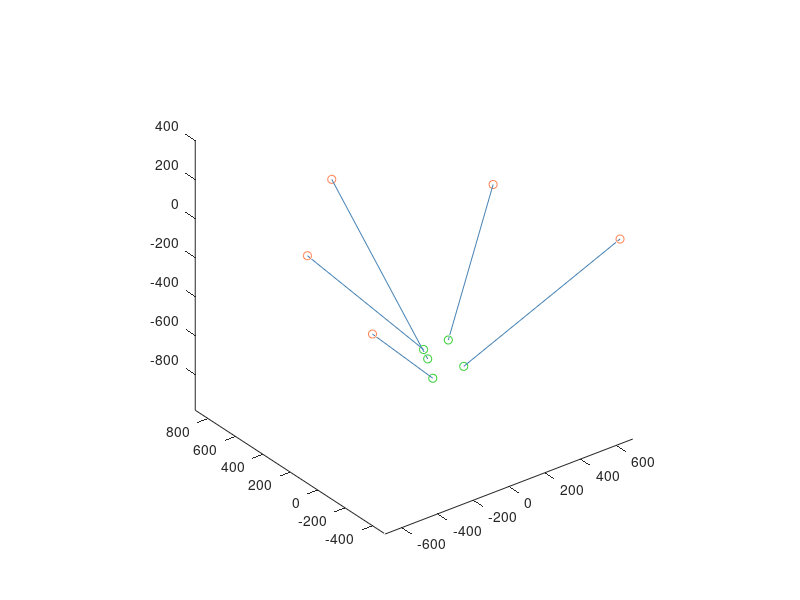

This figure's MATLAB source: (Note: this script raises an error after producing the figure.)
clear

% Parameters
R1 = 800;
R2 = 600;
H = 20;
r1 = 100;
r2 = 80;
h = 100;
Lmax = 1000;
Lmin = 650;

% Force
g = 9.8;
% F_ex = [0; 7*g; 0; 0; 0; 0];  % y
F_ex = [7*g; 0; 0; 0; 0; 7*g*50];  % x
% F_ex = [0; 0; 7*g; 0; 0; 0];  % z


% Points
B1 = [R1*cos(pi/2);   R1*sin(pi/2);   0];
B2 = [R1*cos(7*pi/6); R1*sin(7*pi/6); 0];
B3 = [R1*cos(-pi/6);  R1*sin(-pi/6);  0];
B4 = [R2*cos(pi/6);   R2*sin(pi/6);   H];
B5 = [R2*cos(5*pi/6); R2*sin(5*pi/6); H];
B = [B1 B2 B3 B4 B5];

P1_m = [r1*cos(pi/2);   r1*sin(pi/2);   0];
P2_m = [r1*cos(7*pi/6); r1*sin(7*pi/6); 0];
P3_m = [r1*cos(-pi/6);  r1*sin(-pi/6);  0];
P4_m = [r2*cos(pi/6);   r2*sin(pi/6);   h];
P5_m = [r2*cos(5*pi/6); r2*sin(5*pi/6); h];
P_m = [P1_m P2_m P3_m P4_m P5_m];


% Position and Posture of Move Plant
pos_plant = [0; 0; -600];
alpha_plant = 0 / 180 * pi;
beta_plant = 0 / 180 * pi;
gamma_plant = 0 / 180 * pi;

Rx = [1                0                 0;
      0 cos(alpha_plant) -sin(alpha_plant);
      0 sin(alpha_plant)  cos(alpha_plant)];

Ry = [ cos(beta_plant) 0 sin(beta_plant);
                     0 1               0;
      -sin(beta_plant) 0 cos(beta_plant)];

Rz = [cos(gamma_plant) -sin(gamma_plant) 0;
      sin(gamma_plant)  cos(gamma_plant) 0;
                     0                0  1];

R_plant = Rz * Ry * Rx;


% Length and Poster of limbs
s_limb = zeros(3, 5);
l_limb = zeros(1, 5);

for i = 1:5
    v_limb = pos_plant + R_plant * P_m(:, i) - B(:, i);
    l_limb(i) = norm(v_limb);
    s_limb(:, i) = v_limb / l_limb(i);
end

% Jacobian Matrix
% part 1
x_m = [1; 0; 0];
J1 = [s_limb (R_plant * x_m)];

% part 2
P_v = zeros(3, 5);  % 只变换了方向，没变换起点
P = zeros(3, 5);    % 末端点坐标
for i = 1 : 5
    P_v(:, i) = R_plant * P_m(:, i);
    P(:, i) = P_v(:, i) + pos_plant;
end
% cross常量取1表示列向量叉乘
% 这两个J2取哪个还不知道，复杂点的是通过约束方程得出的雅可比矩阵直接换算过来的，简单点的是通过受力分析得来的
% J2 = [cross(P_v, s_limb, 1)  ...
%      (cross(P_v(:, 1 ), (R_plant * x_m)) + l_limb(1)*cross((R_plant * x_m), s_limb(:, 1)))];
J2 = [cross(P_v, s_limb, 1)  ...
      cross(P_v(:, 1 ), (R_plant * x_m))];

J = [J1' J2'];

% force solve
F_in = (J')\F_ex;  % 注意雅克比矩阵需要转置，具体为何见推导过程



% plot
fig = figure('Color', [1 1 1]);
plot3(B(1, :), B(2, :), B(3, :), 'o', 'Color', '#FF7F50');
hold on
plot3(P(1, :), P(2, :), P(3, :), 'o', 'Color', '#32CD32');
for i = 1 : 5
    plot3([B(1, i) P(1, i)], [B(2, i) P(2, i)], [B(3, i) P(3, i)], '-', 'Color', '#4682B4');
end

axis equal

% draw force
% 画arrow需要横向量
K_force_draw = 10;

p_st = pos_plant;
p_ed = p_st + F_ex(1:3) * K_force_draw;
arrow3(p_st', p_ed', 'r');

for i = 1 : 5
    if abs(F_in(i)) > 0.01
        p_st = P(:, i);
        p_ed = p_st + s_limb(:, i) * F_in(i) * K_force_draw;
        arrow3(p_st', p_ed', 'r');
    end
end

if abs(F_in(6)) > 0.01
    p_st = P(:, 1);
    p_ed = p_st + R_plant * x_m * F_in(6) * K_force_draw;
    arrow3(p_st', p_ed', 'r');
end

grid on
xlabel("x");
ylabel("y")
zlabel("z")
